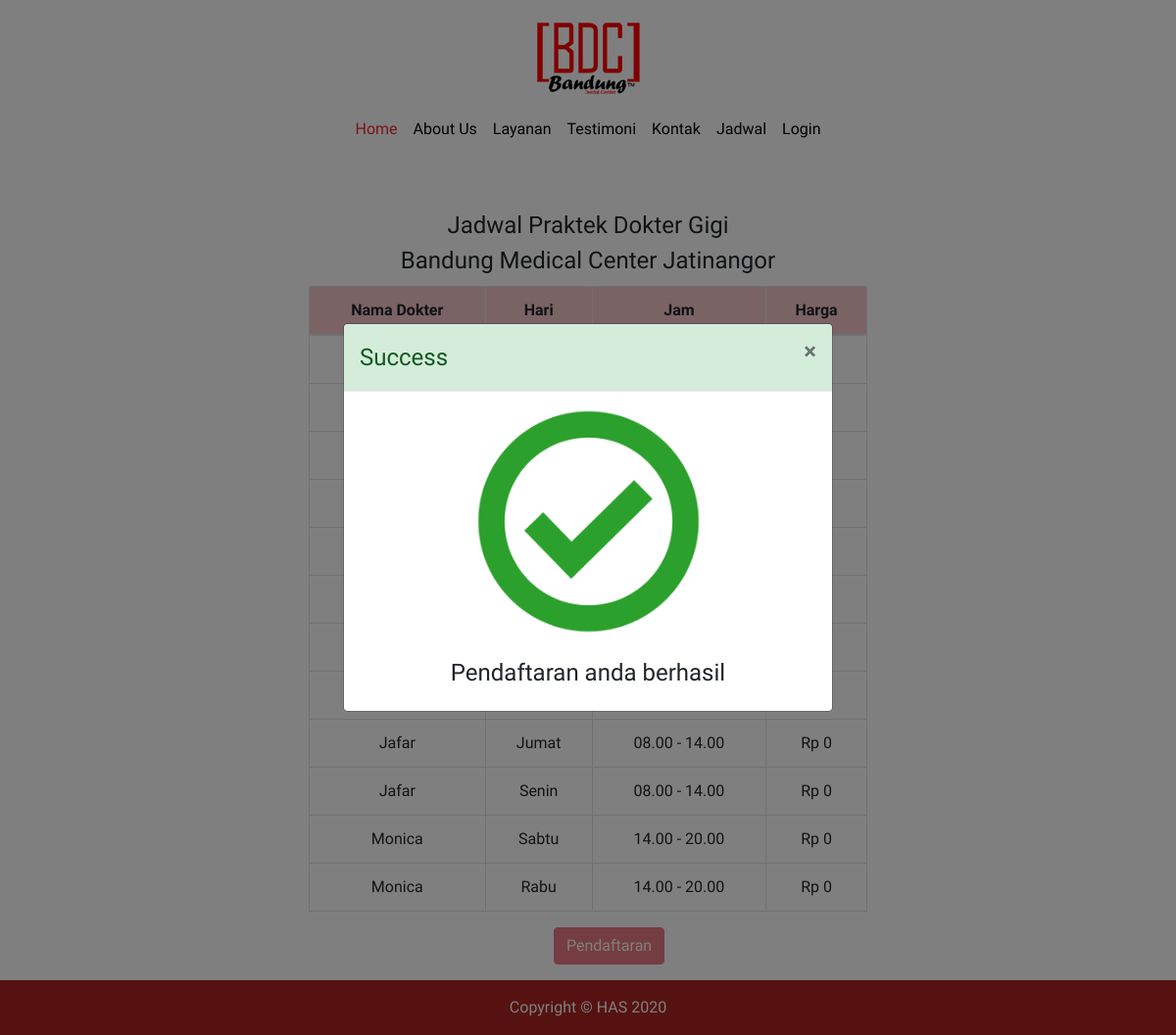
The app's page /jadwal/index.php, older data.
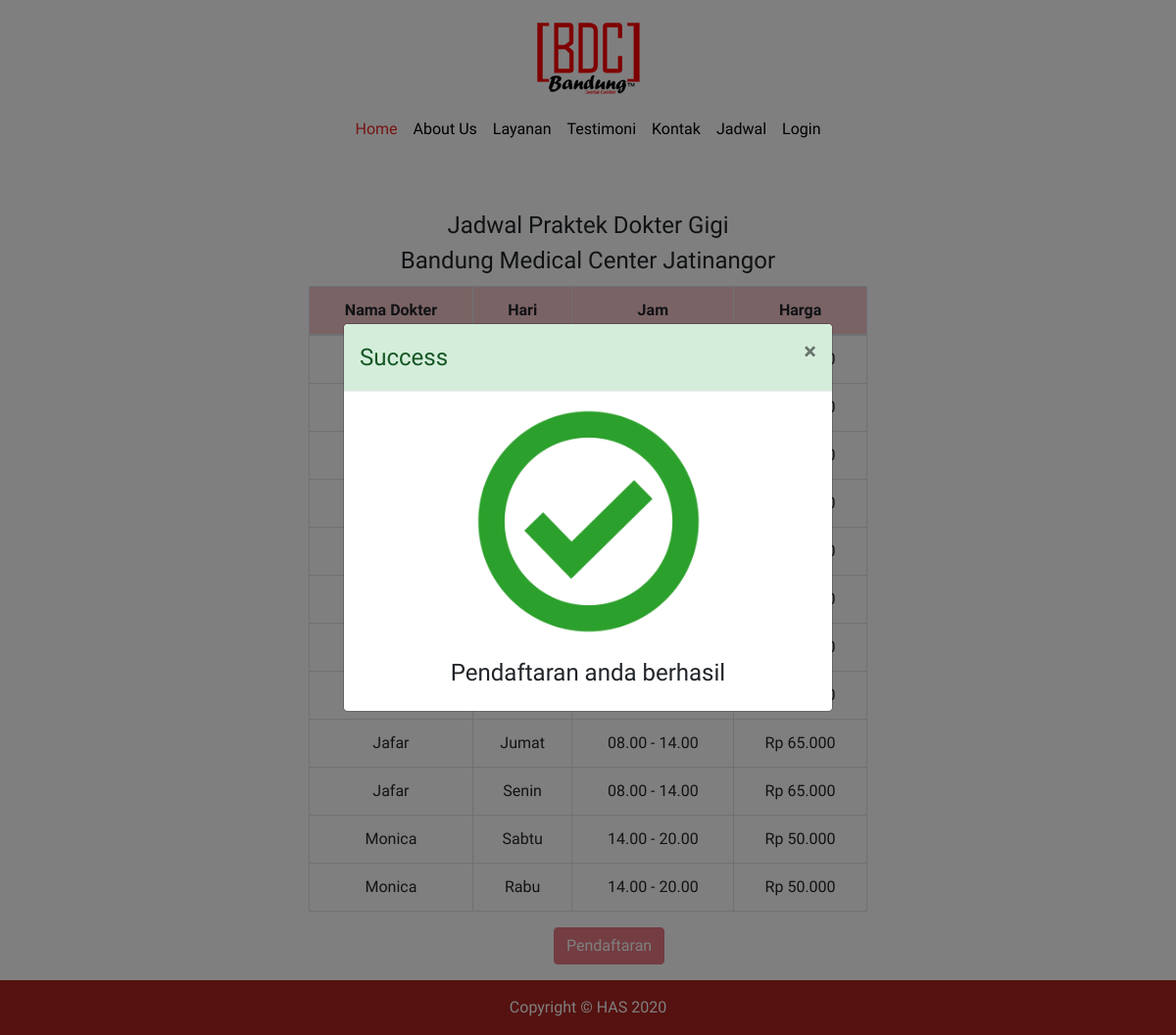
The same page, newer data.
### tables this page shows
CREATE TABLE `detailjadwal` (
  `id` int(11) NOT NULL,
  `idDokter` int(11) NOT NULL,
  `idJadwal` int(11) NOT NULL,
  `hari` varchar(20) NOT NULL
);

CREATE TABLE `dokter` (
  `id` int(11) NOT NULL,
  `nama` varchar(50) NOT NULL,
  `harga` int(11) NOT NULL
);

CREATE TABLE `jadwal` (
  `id` int(11) NOT NULL,
  `jam` varchar(20) NOT NULL
);

### class/classJadwal.php (the view, shortened to what this page needs)
<?php
class jadwal{
    public function selectDokter($conn){
        $sql = "SELECT dj.id, d.nama, d.harga, j.jam, dj.hari from detailjadwal as dj inner join dokter as d on d.id = dj.idDokter inner join jadwal as j on j.id = dj.idJadwal order by d.nama";
        $res = $conn->query($sql);
        while($row = $res->fetch_assoc()){
            echo "<tr>
            <td>".$row['nama']."</td>
            <td>".$row['hari']."</td>
            <td>".$row['jam']."</td>
            <td>".$this->rupiah($row['harga'])."</td>
            </tr>";
        }
    }
    function rupiah($angka){
        $hasil_rupiah = "Rp " . number_format($angka,0,',','.');
        return $hasil_rupiah;
    }
}
?>

### jadwal/index.php (shortened to what this page needs)
<?php
    include '../class/classJadwal.php';
    include '../config/conn.php';
    $jadwal = new jadwal;
?>
<!DOCTYPE html>
<html lang="en">
<head>
    <?php include '../css.php'?>
</head>
<body class="jadwal">
    <?php include '../navbar.php'?>
    <div class="null">
        <div class="container-fluid">
            <div class="row mid">
                <div class="col-lg-6 mx-auto">
                    <table class="table table-inverse table-bordered table-hover text-center">
                        <legend class="text-center">Jadwal Praktek Dokter Gigi<br>Bandung Medical Center Jatinangor
                        </legend>
                        <thead class="thead-inverse">
                            <tr class='text-center table-danger'>
                                <th>Nama Dokter</th>
                                <th>Hari</th>
                                <th>Jam</th>
                                <th>Harga</th>
                            </tr>
                        </thead>
                        <tbody>
                            <?php $jadwal->selectDokter($conn); ?>
                        </tbody>
                    </table>
                </div>
            </div>
            <div class="row">
                <div class="col-lg-1 mx-auto">
                    <button class="btn btn-danger" data-toggle="modal" data-target="#modalBook" <?php if(!isset($_SESSION['nama'])) echo 'disabled'; ?>>Pendaftaran</button>
                </div>
            </div>
        </div>
    </div>
    <div class="modal fade" id="myModal" role="dialog">
        <div class="modal-dialog modal-dialog-centered">
            <div class="modal-content">
                <div class="modal-header alert-success">
                <h4 class="modal-title">Success</h4>
                <button type="button" class="close" data-dismiss="modal" aria-label="Close">
                        <span aria-hidden="true">&times;</span>
                </button>
                </div>
                <div class="modal-body">
                <img src="../assets/img/checkmark.png" class="mx-auto d-block img-fluid" style="width:50%"/>
                <h4 class="text-center mt-4">Pendaftaran anda berhasil</h4>
                </div>
            </div>
        </div>
    </div>
    <?php include '../footer.php'?>
</body>
</html>

### css.php (shortened to what this page needs)
<link rel="stylesheet" href="https://maxcdn.bootstrapcdn.com/bootstrap/4.0.0/css/bootstrap.min.css">
<link rel="stylesheet" href="/klinik/assets/css/style.css" type="text/css">
<link rel="stylesheet" href="/klinik/assets/css/input-material.css">
<link rel="stylesheet" href="/klinik/assets/css/jquery.bxslider.css">
<link rel="stylesheet" href="/klinik/assets/css/bsnav.min.css">
<link rel="stylesheet" href="/klinik/assets/css/tooltipster.bundle.min.css">
<link rel="stylesheet" href="/klinik/assets/css/owl.carousel.min.css">
<link rel="stylesheet" href="https://use.fontawesome.com/releases/v5.8.1/css/all.css">
<link href="https://unpkg.com/aos@2.3.1/dist/aos.css" rel="stylesheet">

### navbar.php (shortened to what this page needs)
<div class="navbar navbar-expand-sm bsnav bsnav-brand-top">
    <a class="navbar-brand" href="#"><img src="/klinik/assets/img/logo.png" class="img-fluid" ></a>
    <div class="collapse navbar-collapse justify-content-xs-center">
        <ul class="navbar-nav navbar-mobile mr-0">
            <li class="nav-item active"><a class="nav-link" href="/klinik/">Home</a></li>
            <li class="nav-item"><a class="nav-link" href="#about">About Us</a></li>
            <li class="nav-item"><a class="nav-link" href="#layanan">Layanan</a></li>
            <li class="nav-item"><a class="nav-link" href="#testimoni">Testimoni</a></li>
            <li class="nav-item"><a class="nav-link" href="#kontak">Kontak</a></li>
            <li class="nav-item"><a class="nav-link" href="/klinik/jadwal/">Jadwal</a></li>
              <?php if(isset($_SESSION['nama'])){
                  echo '<li class="nav-item dropdown">
                  <a class="nav-link" href="#">'.$_SESSION["nama"].' <i class="caret"></i></a>
                  <ul class="navbar-nav">
                      <li class="nav-item"><a class="nav-link" href="/klinik/logout.php">Logout</a></li>
                  </ul>
              </li>';
                }else{
                  echo '<li class="nav-item"><a class="nav-link" href="/klinik/login.php">Login</a></li>';
                }
              ?>
        </ul>
    </div>
</div>

### footer.php
<footer class="footer mt-3 sticky-bottom">
    <div class="text-center text-white">
        Copyright &copy; HAS <?php echo date('Y');?>
    </div>
</footer>

### assets/css/style.css (style rules this page uses)
body { font-family: 'Raleway', sans-serif; }
.mid { margin-top: 6vh; }
.jadwal { background-image: url("https://i.pinimg.com/originals/5b/b0/10/5bb01097e72421de5876d42ff5de60ef.jpg"); background-size: cover; background-position: center center; }
.footer { width: 100%; padding: 1em; background: #aa2520; }

### navbar.php (style rules this page uses)
.navbar-nav .nav-item.active>.nav-link, .navbar-nav .nav-item:active:focus>.nav-link, .navbar-nav .nav-item:active>.nav-link, .navbar-nav .nav-item:focus>.nav-link, .navbar-nav .nav-item:hover>.nav-link { color: #ef2828; }

Row changes from the older to the newer data that the page shows:
changed through a linked row, detailjadwal "Jumat": idDokter.harga "Rp 0" → "Rp 65.000"
changed through a linked row, detailjadwal "Senin": idDokter.harga "Rp 0" → "Rp 65.000"
changed through a linked row, detailjadwal "Sabtu": idDokter.harga "Rp 0" → "Rp 50.000"
changed through a linked row, detailjadwal "Rabu": idDokter.harga "Rp 0" → "Rp 50.000"
